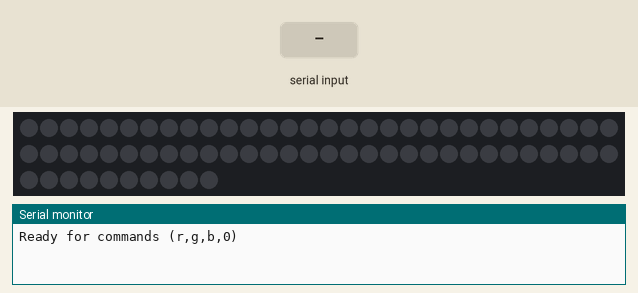
Simulated run of this sketch. Board: Arduino Uno, built with avr-gcc and run on an emulated ATmega328P. Parts: 70 RGB LEDs in strip order, left to right, continuing on the next row, the last lines printed to the serial monitor. Inputs (shaded band) come from the test bench.

Above: at 1.2 s.
1.3 s: "r" received over Serial
At 2.2 s:
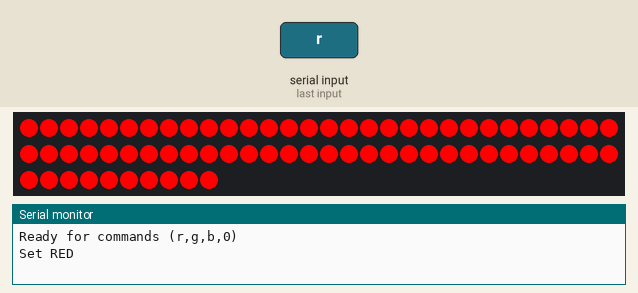
2.8 s: "g" received over Serial
At 3.4 s:
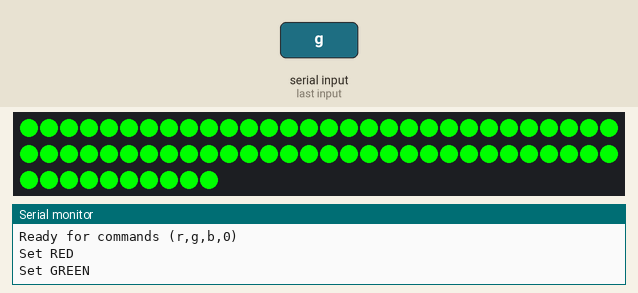
4.3 s: "b" received over Serial
At 5.7 s:
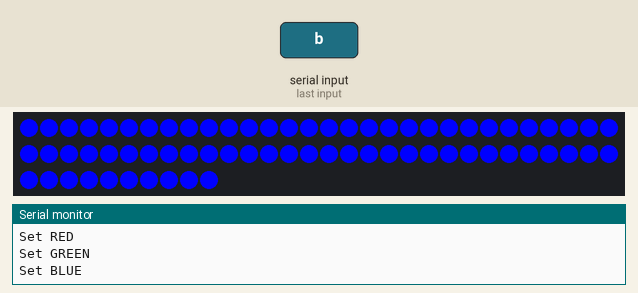
Timing chart, 0 to 7.3 s (numbered marks = the images above; inputs shaded):
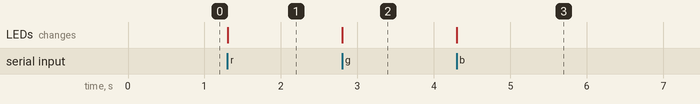

The sketch:

arduino.ino
```cpp
#include <Adafruit_DotStar.h>
#include <SPI.h>

#define NUMPIXELS 70 // number of LEDs
Adafruit_DotStar strip(NUMPIXELS, DOTSTAR_BRG);

void setup()
{
    Serial.begin(9600);
    strip.begin();
    strip.show(); // start with all LEDs off
    Serial.println("Ready for commands (r,g,b,0)");
}

void loop()
{
    if (Serial.available() > 0)
    {
        char cmd = Serial.read();

        if (cmd == 'r')
        {
            setColor(255, 0, 0); // red
            Serial.println("Set RED");
        }
        else if (cmd == 'g')
        {
            setColor(0, 255, 0); // green
            Serial.println("Set GREEN");
        }
        else if (cmd == 'b')
        {
            setColor(0, 0, 255); // blue
            Serial.println("Set BLUE");
        }
        else if (cmd == '0')
        {
            setColor(0, 0, 0); // off
            Serial.println("Turned OFF");
        }
    }
}

void setColor(uint8_t r, uint8_t g, uint8_t b)
{
    for (int i = 0; i < NUMPIXELS; i++)
    {
        strip.setPixelColor(i, r, g, b);
    }
    strip.show();
}
```

Measured:
- after the input at 1.3 s, the LEDs: change at once (image 1)
- after the input at 2.8 s, the LEDs: change at once (image 2)
- after the input at 4.3 s, the LEDs: change at once (image 3)
